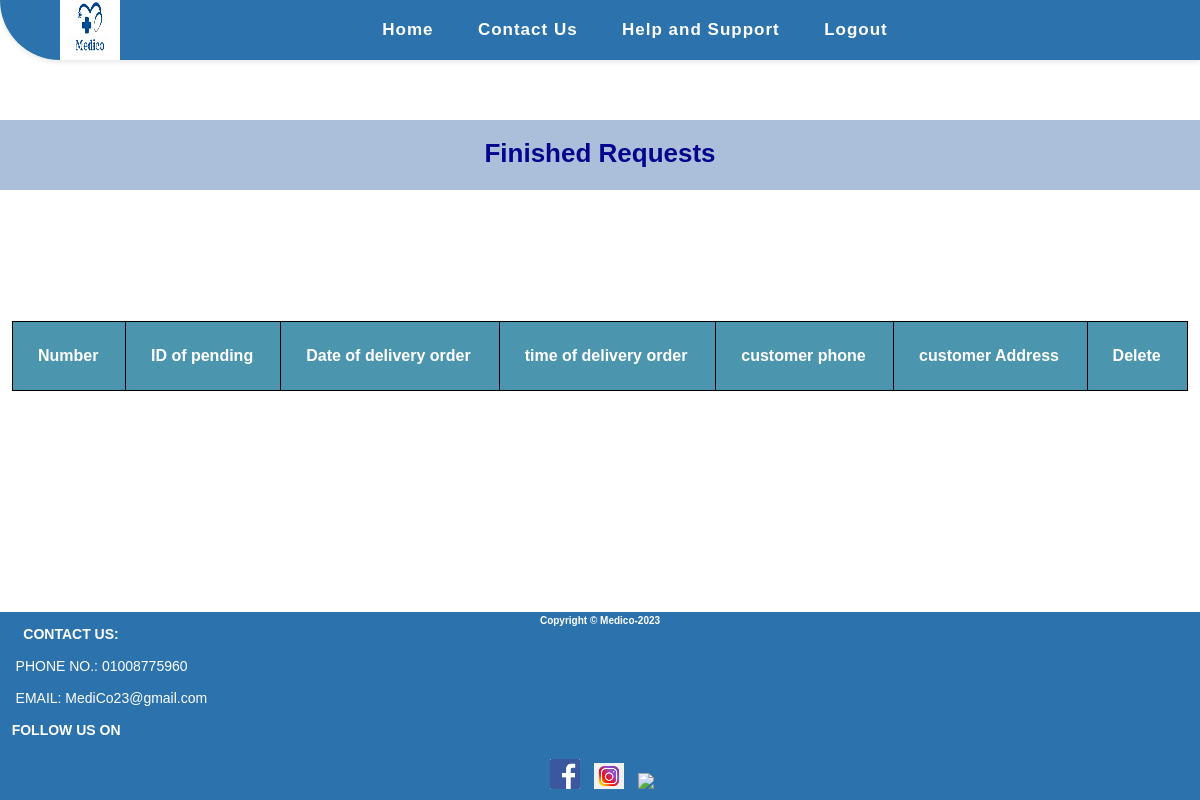
Before: /pharmacy/finished_requests.php (signed in) with the older database file.
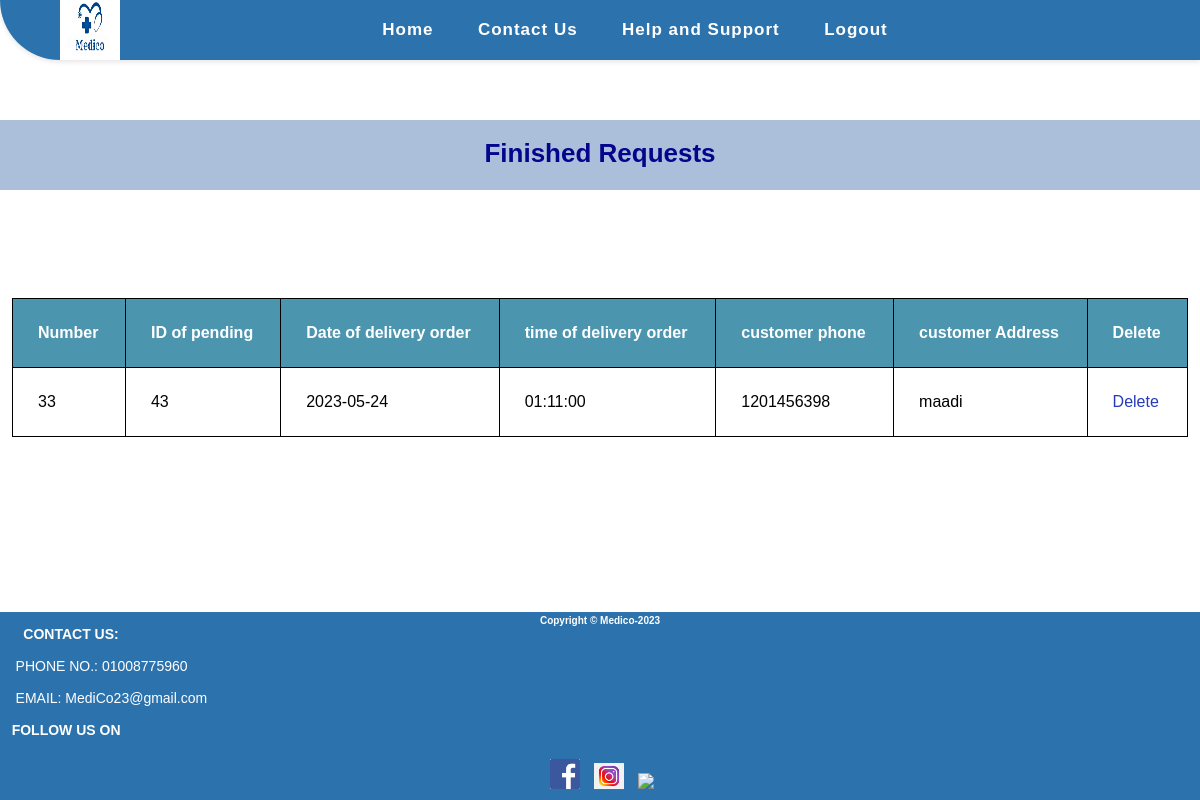
After: the same page with the newer database file.
### tables this page shows
CREATE TABLE `finished_orders` (
  `id` int(11) NOT NULL,
  `id_of_pending` int(11) NOT NULL
);

CREATE TABLE `orders` (
  `id_of_order` int(11) NOT NULL,
  `pharmacy_id` int(11) NOT NULL,
  `opatient_id` int(11) NOT NULL,
  `ord_id` int(11) NOT NULL,
  `order_date` date NOT NULL,
  `order_time` time NOT NULL,
  `patient_address` varchar(255) NOT NULL,
  `prescription` mediumtext NOT NULL,
  `message` varchar(255) NOT NULL,
  `dtime` time NOT NULL,
  `dday` date NOT NULL,
  `dphone` int(11) NOT NULL,
  `date_of_accept` date NOT NULL,
  `time_of_accept` time NOT NULL,
  `activity` varchar(255) NOT NULL
);

CREATE TABLE `patient` (
  `pid` int(11) NOT NULL,
  `first_name` varchar(255) NOT NULL,
  `last_name` varchar(255) NOT NULL,
  `gender` varchar(255) NOT NULL,
  `occupation` varchar(255) NOT NULL,
  `marital_status` varchar(255) NOT NULL,
  `email` varchar(255) NOT NULL,
  `allergies` varchar(255) NOT NULL,
  `blood_type` varchar(255) NOT NULL,
  `pdate_of_birth` date NOT NULL,
  `phone` int(11) NOT NULL,
  `emergency_contact` int(11) NOT NULL,
  `address` varchar(255) NOT NULL,
  `password` int(11) NOT NULL,
  `image` mediumtext NOT NULL,
  `has_emh` varchar(255) NOT NULL,
  `paid` varchar(255) NOT NULL,
  `blocked` varchar(255) NOT NULL
);

### pharmacy/finished_requests.php (the view, shortened to what this page needs)
<?php
include "../shared/conn.php";
if (isset($_SESSION['pharmacy'])) {
    $select = "SELECT * FROM `finished_orders`
    JOIN `orders` ON finished_orders.id_of_pending = orders.id_of_order
    JOIN `patient` ON orders.opatient_id = patient.pid";
    $sel = mysqli_query($connect , $select);
?>
<!DOCTYPE html>
<html lang="en">
<head>
    <link rel="stylesheet" href="../CSS/footer.css">
    <link rel="stylesheet" href="../CSS/pharmacy's view.css">
</head>
<body>
    <nav>
        <div class="logo">
            <a href="#"><img src="../Images/medico.png" alt="Medico Logo"></a>
        </div>
        <ul class="nav-links">
            <li><a href="./pharmacy_view.php">Home</a></li>
            <li><a href="#">Contact Us</a></li>
            <li><a href="#">Help and Support</a></li>
            <li><a href="../shared/login.php?gbye='1'">Logout</a></li>
        </ul>
    </nav>
    <h1 class="h1_text" id="Requests">Finished Requests</h1>
    <table>
        <thead>
            <tr>
                <th>Number</th>
                <th>ID of pending</th>
                <th>Date of delivery order</th>
                <th>time of delivery order</th>
                <th>customer phone</th>
                <th>customer Address</th>
                <th>Delete</th>
            </tr>
        </thead>
        <tbody>
            <?php foreach($sel as $s){ ?>
            <tr>
                <td><?php echo $s['id']; ?></td>
                <td><?php echo $s['id_of_order']; ?></td>
                <td><?php echo $s['date_of_accept']; ?></td>
                <td><?php echo $s['time_of_accept']; ?></td>
                <td><?php echo $s['phone']; ?></td>
                <td><?php echo $s['patient_address']; ?></td>
                <td><a href="finished_requests.php?delete=<?php echo $s['id_of_order']; ?>">Delete</a></td>
            </tr>
            <?php } ?>
        </tbody>
    </table>
    <?php }?>
    <footer class="sticky-footer">
        <div>
            <h6>Copyright &copy Medico-2023</h6>
        </div>
               <div>
               <h4 class="_14">  &nbsp  &nbsp  &nbsp CONTACT US:</h4>
                  <br>    &nbsp  &nbsp PHONE NO.: 01008775960 <br>
                   <br>    &nbsp  &nbsp EMAIL: MediCo23@gmail.com
</div>
<br>
<div class="footer-social-icons">
  <h4 class="r"> &nbsp &nbspFOLLOW US ON</h4>
  <br>
  <ul class="social-icons">
    <li><a href="www.facbook.com">&nbsp<img width=30px hight=40px
          src="../Images/icona1.png"></a></li>
    <li><a href="www.instagram.com"><img width=30px hight=40px
          src="../Images/icona2.png"></a></li></li>
    <li><a href="www.twitter.com"><img width=30px hight=40px
          src="../Images/twitter.jpg"></a></li>
</ul>
</div>
    </footer>
</body>
</html>

Changed rows visible on the page:
added finished_orders: id "33", id_of_pending.id_of_order "43", id_of_pending.date_of_accept "2023-05-24", id_of_pending.time_of_accept "01:11:00", patient.phone "1201456398", id_of_pending.patient_address "maadi"
